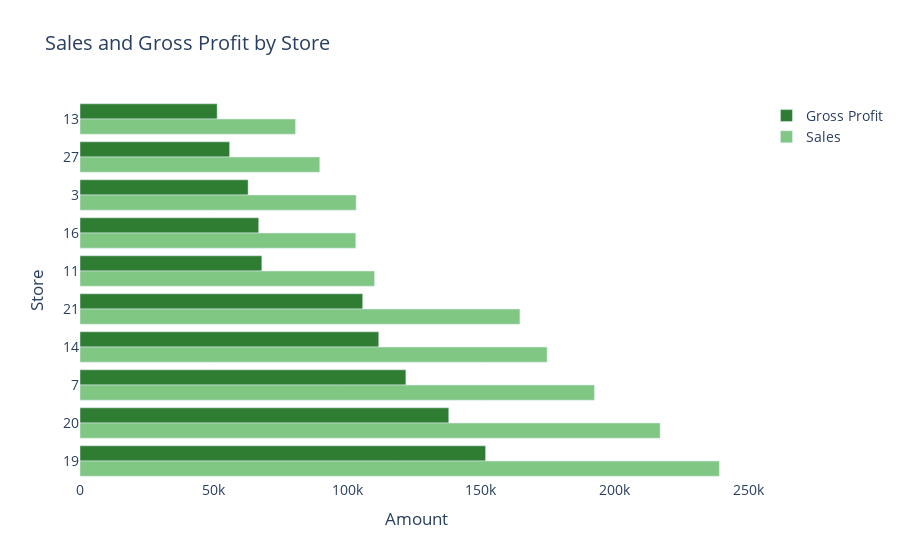

The cell this chart's notebook holds for it:
### Markdown cell above
# graph for f=gross margin and sales by store

### Code cell
store_data = pd.DataFrame({'Store': profit_storewise.index, 'Gross Profit': profit_storewise, 'Sales': sales_storewise})
store_data = store_data.sort_values(by='Sales', ascending=False)

import plotly.graph_objects as go

# Define custom color palette
my_palette = ['#2E7D32', '#81C784']

# Create a horizontal bar chart
fig = go.Figure()

fig.add_trace(go.Bar(
    y=store_data['Store'].astype(str),
    x=store_data['Gross Profit'],
    name='Gross Profit',
    orientation='h',
    marker=dict(color=my_palette[0])
))

fig.add_trace(go.Bar(
    y=store_data['Store'].astype(str),
    x=store_data['Sales'],
    name='Sales',
    orientation='h',
    marker=dict(color=my_palette[1])
))

# Customize the chart
fig.update_layout(
    title="Sales and Gross Profit by Store",
    xaxis_title="Amount",
    yaxis_title="Store",
    yaxis=dict(autorange="reversed", categoryorder='total ascending'),
    legend_title="",
    barmode='group',
    plot_bgcolor='rgba(0, 0, 0, 0)',
    paper_bgcolor='rgba(0, 0, 0, 0)',
    font=dict(size=14),
)

# Display the chart
fig.show()

### Figure 1 — Plotly figure (JSON) as saved in the notebook; plotly's stock layout.template omitted (floating-point values rounded to 4 significant figures)
{"data": [{"marker": {"color": "#2E7D32"}, "name": "Gross Profit", "orientation": "h", "type": "bar", "x": [151700.0, 138000.0, 121900.0, 111800.0, 105800.0, 68030.0, 62900.0, 66860.0, 55970.0, 51320.0], "y": ["19", "20", "7", "14", "21", "11", "3", "16", "27", "13"]}, {"marker": {"color": "#81C784"}, "name": "Sales", "orientation": "h", "type": "bar", "x": [239200.0, 217000.0, 192500.0, 174800.0, 164600.0, 110200.0, 103300.0, 103200.0, 89690.0, 80600.0], "y": ["19", "20", "7", "14", "21", "11", "3", "16", "27", "13"]}], "layout": {"barmode": "group", "font": {"size": 14}, "legend": {"title": {"text": ""}}, "paper_bgcolor": "rgba(0, 0, 0, 0)", "plot_bgcolor": "rgba(0, 0, 0, 0)", "title": {"text": "Sales and Gross Profit by Store"}, "xaxis": {"title": {"text": "Amount"}}, "yaxis": {"autorange": "reversed", "categoryorder": "total ascending", "title": {"text": "Store"}}}}
